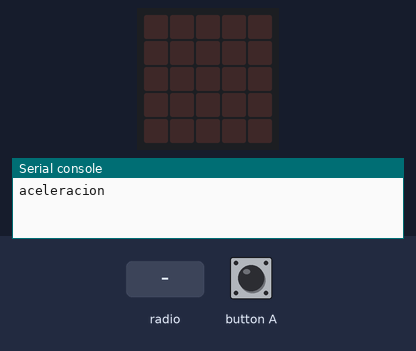
This program was run on a simulated BBC micro:bit (MakeCode). On the bench: the board's 5×5 LED display, the last lines printed to the serial console. Inputs (shaded band) come from the test bench.

Above: at 1.2 s.
1.3 s: radio message "1" arrives
At 2.0 s:
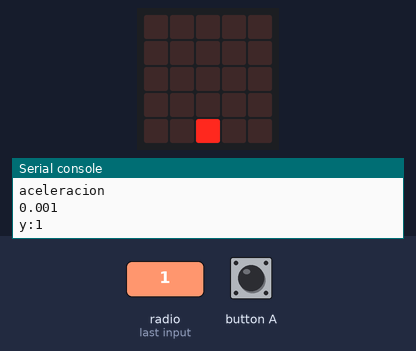
2.8 s: button A pressed for 0.15 s
At 3.5 s:
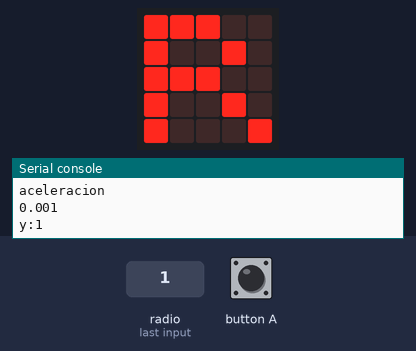
5.2 s: radio message "0" arrives
At 6.2 s:
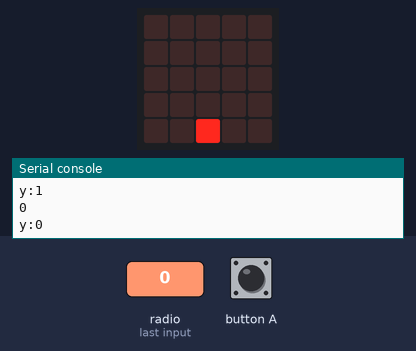
Timing chart, 0 to 8.2 s (numbered marks = the images above; inputs shaded):
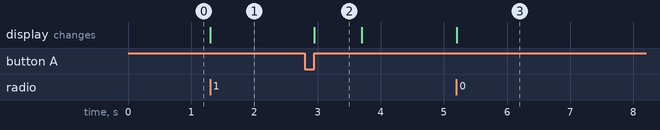

The program:

main.ts
```typescript
radio.onReceivedNumber(function (receivedNumber) {
    led.plotBarGraph(
    receivedNumber / 1000,
    8
    )
    if (receivedNumber / 1000 >= 8) {
        basic.showIcon(IconNames.StickFigure)
        basic.showNumber(8)
        music.play(music.tonePlayable(988, music.beat(BeatFraction.Double)), music.PlaybackMode.UntilDone)
    } else if (receivedNumber / 1000 >= 4 && receivedNumber / 1000 < 5) {
        basic.showNumber(4)
        music.play(music.tonePlayable(880, music.beat(BeatFraction.Double)), music.PlaybackMode.UntilDone)
    }
    serial.writeValue("y", receivedNumber)
})
input.onButtonPressed(Button.A, function () {
    basic.showString("R")
    basic.clearScreen()
})
radio.setGroup(13)
serial.writeLine("aceleracion")
```

test.ts
```typescript
// aquí va el archivo "tests"; esto no se compilará cuando este paquete se utilice como una extensión.
```

Measured:
- after the input at 1.3 s, the display: changes at once (image 1)
- after the input at 2.8 s, the display: changes after 0.15 s (image 2)
- after the input at 5.2 s, the display: changes at once (image 3)
- what the display in image 2 shows lasts 0.7 s, from 3.0 s to 3.7 s
